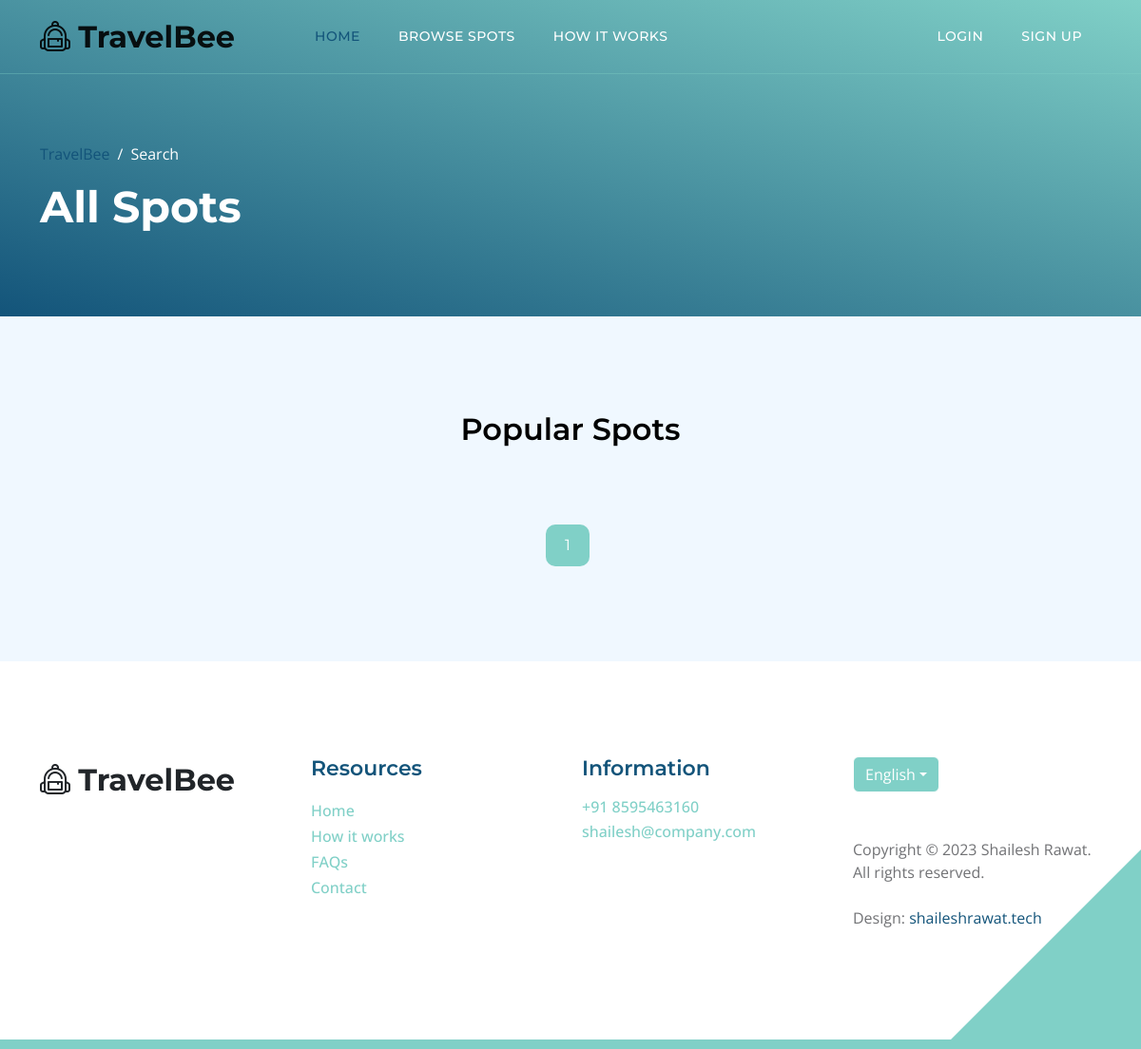
/search-spot/, run on an earlier commit of the app's database.
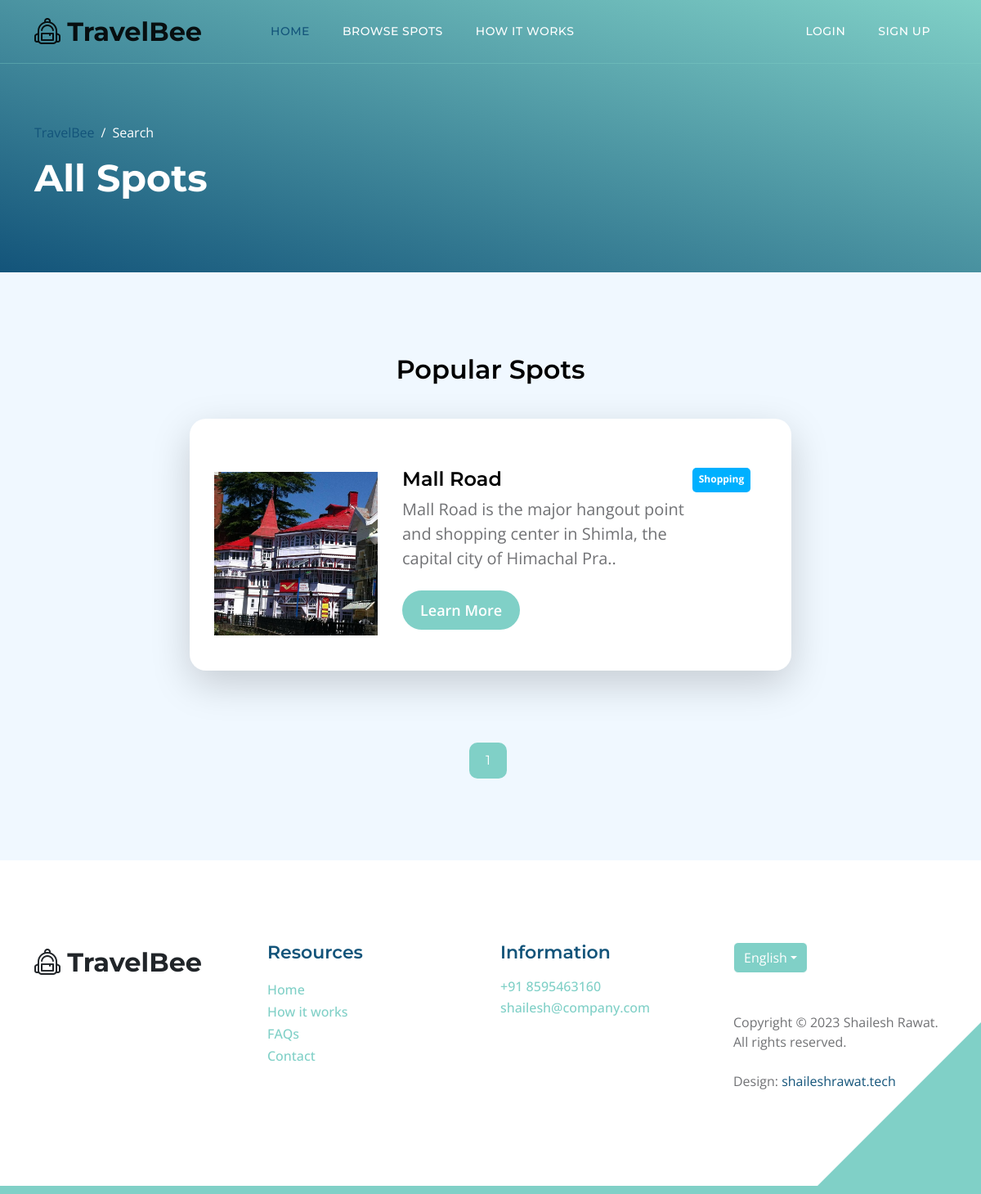
And on a later commit of the database.
### city_spot/models.py (models this page shows, shortened)
class Spot(models.Model):
    spot_id = models.UUIDField(primary_key=True, default=uuid.uuid4, editable=False)
    name = models.CharField(max_length=200)
    slug = models.SlugField()
    spot_type = models.CharField(max_length=120, choices=type_choices, default='N/A')
    main_image = models.ImageField(upload_to="spot_image/")
    gallery = models.ManyToManyField(Gallery)
    description = models.TextField()
    city = models.CharField(max_length=20, blank=True, null=True)
    state = models.CharField(max_length=20, blank=True, null=True)
    location_url = models.CharField(max_length=400)

### city_spot/views.py (the view)
# urls.py: path('search-spot/', search_spot, name="search_spot"),
def search_spot(request):
    spots = Spot.objects.all()
    search_include = request.GET.get('search_include')
    trips = None
    if request.user:
        user = User.objects.filter(username=request.user.username).first()
        profile = Profile.objects.filter(user=user).first()
        if profile:
            if profile.trips.exists():
                trips = profile.trips
    if is_valid_param(search_include):
        spots = spots.filter(city__icontains=search_include)
    paginator = Paginator(spots, 6)
    page_number = request.GET.get('page')
    try:
        page_obj = paginator.get_page(page_number)
    except PageNotAnInteger:
        page_obj = paginator.page(1)
    except EmptyPage:
        page_obj = paginator.page(paginator.num_pages)
    context = {
        'search_include': search_include,
        'spots': page_obj,
        'trips': trips,
    }
    return render(request, 'spot-listing.html', context)

### city_spot/views.py (called while the page is built)
def is_valid_param(param):
    return param != "" and param != None

### city_spot/templates/spot-listing.html (shortened to what this page needs)
{% extends 'base.html' %}
{% load static %}
{% load app_tags %}
{% block content %}
            <header class="site-header d-flex flex-column justify-content-center align-items-center">
                <div class="container">
                    <div class="row align-items-center">
                        <div class="col-lg-5 col-12">
                            <nav aria-label="breadcrumb">
                                <ol class="breadcrumb">
                                    <li class="breadcrumb-item"><a href="index.html">TravelBee</a></li>
                                    <li class="breadcrumb-item active" aria-current="page">Search</li>
                                </ol>
                            </nav>
                            <h2 class="text-white">
                                {% if search_include %}
                                {{search_include|capfirst}}
                                {% else %}
                                All Spots
                                {% endif %}
                            </h2>
                        </div>
                    </div>
                </div>
            </header>
            <section class="section-padding section-bg">
                <div class="container">
                    <div class="row">
                        <div class="col-lg-12 col-12 text-center">
                            <h3 class="mb-4">Popular Spots</h3>
                        </div>
                        <div class="col-lg-8 col-12 mt-3 mx-auto">
                            {% for spot in spots %}
                            <div class="custom-block custom-block-topics-listing bg-white shadow-lg mb-5">
                                <div class="d-flex">
                                    <img src="{{spot.main_image.url}}" class="custom-block-image img-fluid" alt="">
                                    <div class="custom-block-topics-listing-info d-flex">
                                        <div>
                                            <h5 class="mb-2">{{spot.name}}</h5>
                                            <p class="mb-0">{{spot.description|slice:100}}..</p>
                                            <a href="/spot/{{spot.slug}}/" class="btn custom-btn mt-3 mt-lg-4">Learn More</a>
                                        </div>
                                        <span class="badge bg-design rounded-pill ms-auto category-badge">{{spot.spot_type}}</span>
                                    </div>
                                </div>
                            </div>
                            {% endfor %}
                        </div>
                        <div class="col-lg-12 col-12">
                            <nav aria-label="Page navigation example">
                                <ul class="pagination justify-content-center mb-0">
                                    <li class="page-item active" aria-current="page">
                                        <a class="page-link" href="#">{{spots.number}}</a>
                                    </li>
                                </ul>
                            </nav>
                        </div>
                    </div>
                </div>
            </section>
{% endblock content %}

What changed in the data, as far as the page shows it:
added Spot: main_image (picture), name "Mall Road", description "Mall Road is the major hangout point and shopping center in Shimla, the capital city of Himachal Pra", spot_type "Shopping"
